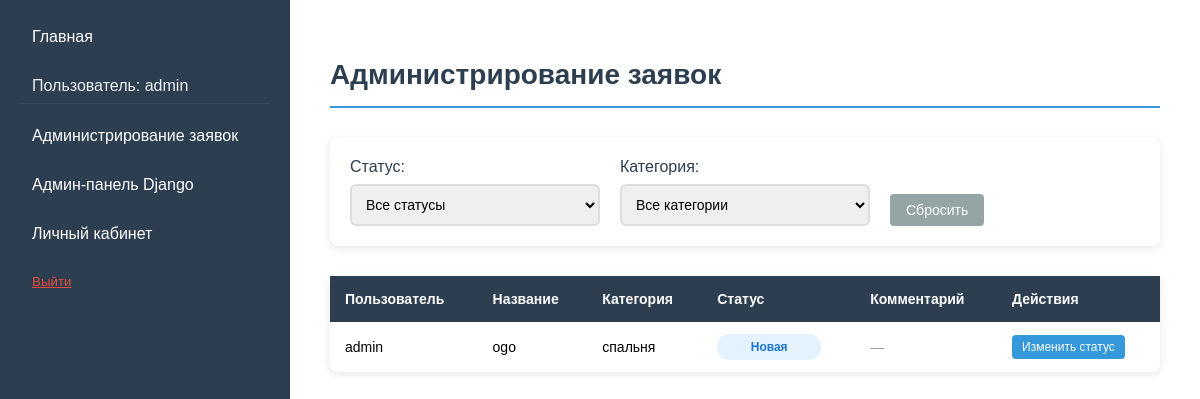
The app's page /catalog/admin/applications/ (signed in), older data.
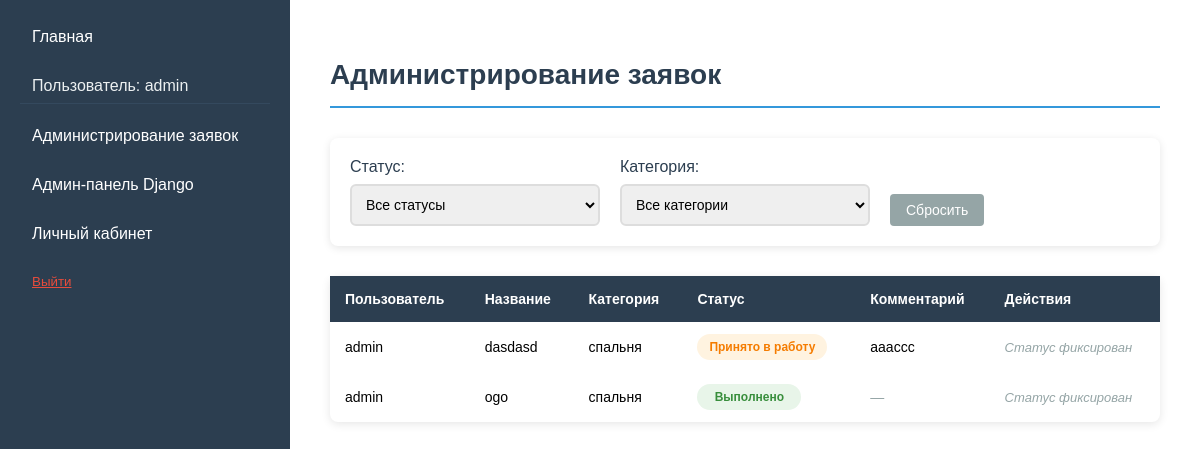
The same page, newer data.
### catalog/models.py (models this page shows, shortened)
class Application(models.Model):
    STATUS_CHOICES = [
        ('new', 'Новая'),
        ('in_progress', 'Принято в работу'),
        ('completed', 'Выполнено'),
    ]
    user = models.ForeignKey(User, on_delete=models.CASCADE, verbose_name='Пользователь')
    title = models.CharField(max_length=200, verbose_name='Название')
    description = models.TextField(verbose_name='Описание')
    category = models.ForeignKey(Category, on_delete=models.CASCADE, verbose_name='Категория')
    status = models.CharField(
        max_length=20,
        choices=STATUS_CHOICES,
        default='new',
        verbose_name='Статус'
    )
    created_at = models.DateTimeField(auto_now_add=True, verbose_name='Временная метка')
    admin_comment = models.TextField(verbose_name='Комментарий администратора', blank=True, null=True)
    class Meta:
        ordering = ['-created_at']
        verbose_name = 'Заявка'
        verbose_name_plural = 'Заявки'
    def can_change_status(self):
        return self.status == 'new'

class Category(models.Model):
    name = models.CharField(max_length=200, help_text="Введите категорию дизайна")

### catalog/views.py (the view)
# urls.py: path('admin/applications/', views.admin_application_list, name='admin_application_list'),
@staff_member_required
def admin_application_list(request):
    applications = Application.objects.all()
    status_filter = request.GET.get('status')
    if status_filter:
        applications = applications.filter(status=status_filter)
    category_filter = request.GET.get('category')
    if category_filter:
        applications = applications.filter(category_id=category_filter)
    categories = Category.objects.all()
    context = {
        'applications': applications,
        'categories': categories,
        'status_filter': status_filter,
        'category_filter': category_filter,
    }
    return render(request, 'catalog/admin_application_list.html', context)

### templates/catalog/admin_application_list.html (shortened to what this page needs)
{% extends "base_generic.html" %}
{% block content %}
<div class="admin-applications-page">
    <div class="header-section">
        <h1>Администрирование заявок</h1>
    </div>
    <div class="filters-section">
        <form method="get" class="filter-form">
            <div class="filter-row">
                <div class="filter-group">
                    <label>Статус:</label>
                    <select name="status" onchange="this.form.submit()">
                        <option value="">Все статусы</option>
                    </select>
                </div>
                <div class="filter-group">
                    <label>Категория:</label>
                    <select name="category" onchange="this.form.submit()">
                        <option value="">Все категории</option>
                    </select>
                </div>
                <div class="filter-group">
                    <a href="{% url 'admin_application_list' %}" class="btn btn-secondary">Сбросить</a>
                </div>
            </div>
        </form>
    </div>
    {% if applications %}
    <div class="applications-table-container">
        <table class="admin-applications-table">
            <thead>
                <tr>
                    <th>Пользователь</th>
                    <th>Название</th>
                    <th>Категория</th>
                    <th>Статус</th>
                    <th>Комментарий</th>
                    <th>Действия</th>
                </tr>
            </thead>
            <tbody>
                {% for app in applications %}
                <tr>
                    <td>{{ app.user.username }}</td>
                    <td>{{ app.title }}</td>
                    <td>{{ app.category.name }}</td>
                    <td>
                        <span class="status-badge status-{{ app.status }}">
                            {{ app.get_status_display }}
                        </span>
                    </td>
                    <td>
                        {% if app.admin_comment %}
                        {{ app.admin_comment|truncatechars:50 }}
                        {% else %}
                        <span class="no-comment">—</span>
                        {% endif %}
                    </td>
                    <td>
                        {% if app.can_change_status %}
                        <a href="{% url 'admin_application_detail' app.pk %}" class="btn btn-primary btn-sm">
                            Изменить статус
                        </a>
                        {% else %}
                        <span class="disabled-action">Статус фиксирован</span>
                        {% endif %}
                    </td>
                </tr>
                {% endfor %}
            </tbody>
        </table>
    </div>
    {% else %}
    <div class="empty-state">
        <p>Заявок не найдено</p>
    </div>
    {% endif %}
</div>
{% endblock %}

Row changes from the older to the newer data that the page shows:
added Application: user.username "admin", title "dasdasd", category.name "спальня", status "Принято в работу", admin_comment "aaaccc", shows "Статус фиксирован"
changed Application "ogo": status "Новая" → "Выполнено"; status "Изменить статус" → "Статус фиксирован"
